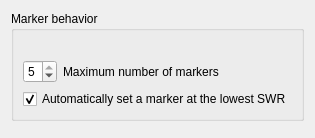
     <widget class="QWidget" name="Markers">
      <attribute name="title">
       <string>Markers</string>
      </attribute>
      <layout class="QVBoxLayout" name="verticalLayout_markers">
       <item>
        <widget class="QGroupBox" name="groupBox_markers">
         <property name="title">
          <string>Marker behavior</string>
         </property>
         <layout class="QVBoxLayout" name="verticalLayout_markerBehavior">
          <item>
           <layout class="QHBoxLayout" name="horizontalLayout_maxMarkers">
            <property name="topMargin">
             <number>20</number>
            </property>
            <item>
             <widget class="QSpinBox" name="spinBoxMaxMarkers">
              <property name="toolTip">
               <string>The maximum number of markers that can be placed at once</string>
              </property>
              <property name="minimum">
               <number>1</number>
              </property>
              <property name="maximum">
               <number>5</number>
              </property>
              <property name="value">
               <number>5</number>
              </property>
             </widget>
            </item>
            <item>
             <widget class="QLabel" name="label_maxMarkers">
              <property name="toolTip">
               <string>The maximum number of markers that can be placed at once</string>
              </property>
              <property name="text">
               <string>Maximum number of markers</string>
              </property>
             </widget>
            </item>
            <item>
             <spacer name="horizontalSpacer_maxMarkers">
              <property name="orientation">
               <enum>Qt::Orientation::Horizontal</enum>
              </property>
              <property name="sizeHint" stdset="0">
               <size>
                <width>40</width>
                <height>20</height>
               </size>
              </property>
             </spacer>
            </item>
           </layout>
          </item>
          <item>
           <widget class="QCheckBox" name="checkBoxAutoMarkerLowestSwr">
            <property name="toolTip">
             <string>After a single/full scan finishes, place a marker at the frequency with the lowest SWR -- only if a marker slot is free (see &quot;Maximum number of markers&quot; above). Never fires during a Continuous scan.</string>
            </property>
            <property name="text">
             <string>Automatically set a marker at the lowest SWR</string>
            </property>
            <property name="checked">
             <bool>true</bool>
            </property>
           </widget>
          </item>
         </layout>
        </widget>
       </item>
       <item>
        <widget class="DualListWidget" name="dualListMarkersColumns" native="true">
         <property name="availableLabel" stdset="0">
          <string>Available</string>
         </property>
         <property name="visibleLabel" stdset="0">
          <string>Selected</string>
         </property>
        </widget>
       </item>
      </layout>
     </widget>
